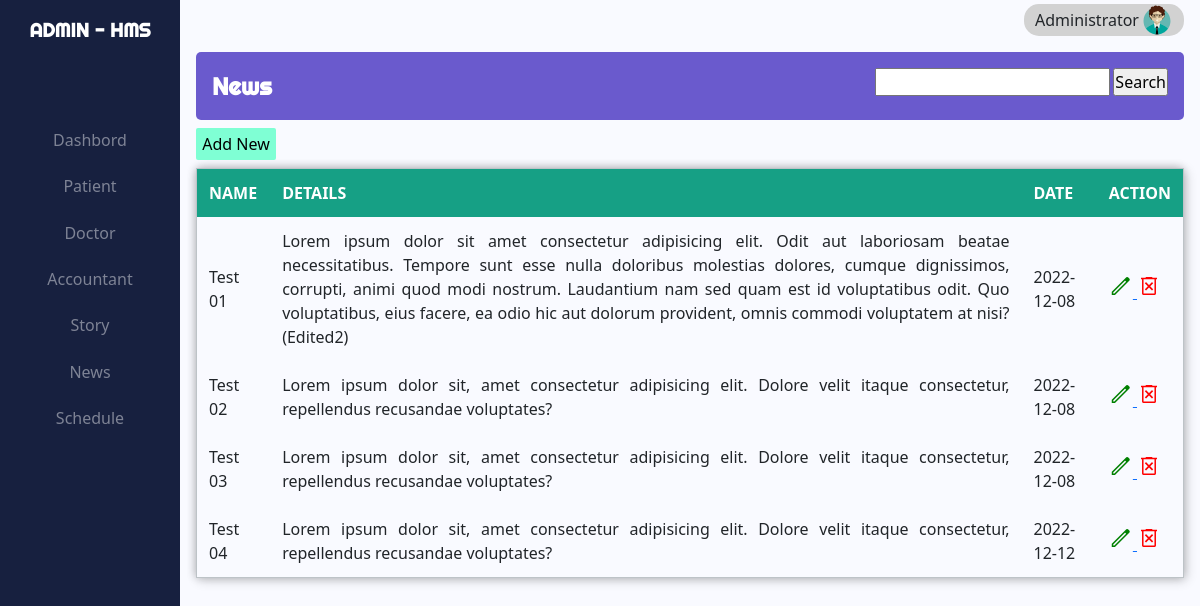
The app's page /hms/admin/admin_to_news.php (signed in) with its own data.
### tables this page shows
CREATE TABLE `news` (
  `new_name` varchar(150) NOT NULL,
  `details` varchar(2000) DEFAULT NULL,
  `new_image` varchar(50) DEFAULT NULL,
  `adm_id` int(4) DEFAULT NULL,
  `new_date` date DEFAULT NULL
);

### hms/admin/admin_to_news.php (the view, shortened to what this page needs)
<?php
    include '../utility/admin_template.php';
    if (!isset($_REQUEST["search"])) {
        $sql = "SELECT * FROM news";
        $story = mysqli_query($conn, $sql);
    }
    else {
        $value = $_REQUEST["search_val"];
        $sql = "SELECT * FROM news WHERE new_name LIKE '%$value%'";
        $story = mysqli_query($conn, $sql);
    }
?>
<head>
    <link rel="stylesheet" href="../css/admin/admin_to_patient.css">
    <link rel="stylesheet" href="../css/admin/admin_to_doctor.css">
</head>
<body>
            <div class="top-bar">
                <div class="top-bar-text">News</div>
                <div class="search_bar">
                    <form action="" method="post">
                        <input type="search" name="search_val">
                        <input class="button" type="submit" value="Search" name="search">
                    </form>
                </div>
            </div>
            <button class="btn_wrapper">
                <div class="add">Add New</div>
            </button>
            <table action="" method="post">
                <thead>
                    <tr id="header">
                    <th scope="col">NAME</th>
                    <th scope="col">DETAILS</th>
                    <th scope="col">DATE</th>
                    <th scope="col">ACTION</th>
                    </tr>
                </thead>
                <tbody>
                    <?php while ($row = mysqli_fetch_array($story, MYSQLI_ASSOC)) {?>
                    <tr>
                    <td><?php echo $row["new_name"] ?></td>
                    <td><?php echo $row["details"] ?></td>
                    <td><?php echo $row["new_date"] ?></td>
                    <td class="">
                    <a href="./action/update_news.php?news_name=<?php echo $row["new_name"] ?>">
                    <button class="button_update" name="update"><span class="material-symbols-outlined">edit</span></button>
                    </a>
                    <a href="./action/delete_news_story.php?type=news&name=<?php echo $row["new_name"] ?>" ><button class="button_delete" name="delete"><span class="material-symbols-outlined">delete_forever</span></button></a>
                    </td>
                    </tr>
                    <?php } ?>
                </tbody>
            </table>
</body>
</html>

### hms/css/admin/admin.css (style rules this page uses)
* { margin: 0; padding: 0; box-sizing: border-box; }

### hms/css/admin/admin_to_patient.css (style rules this page uses)
.material-symbols-outlined { font-variation-settings: 'FILL' 0, 'wght' 400, 'GRAD' 0, 'opsz' 48 }
.top-bar { display: flex; justify-content: space-between; width: 100%; padding: 1rem; margin-top: 1rem; border-radius: 5px; background-color: slateblue; }
.top-bar-text { color: white; font-size: 1.5rem; font-weight: bold; font-family: 'Righteous', cursive; }
.search_bar > form { display: flex; justify-content: center; }
form > .button { margin-left: 0.2rem; }
button { background: none; border: none; }
.button_delete { color: red; }
.button_update { color: green; }
table { margin-top: 1rem!important; border-collapse: collapse; border: 1px solid #bdc3c7; border-radius: 5px 5px 0 0; box-shadow: 2px 2px 12px rgba(0, 0, 0, 0.2), -1px -1px 8px rgba(0, 0, 0, 0.2); width: 100%; }
tr { transition: all .2s ease-in; }
th, td { padding: 12px; text-align: justify; }
#header { background-color: #16a085; color: #fff; }

### hms/css/admin/admin_to_doctor.css (style rules this page uses)
.btn_wrapper { display: flex; justify-content: right; }
.add { margin: 0.5rem 0; width: 5rem; background-color: aquamarine; border-radius: 2px; padding: 4px 0; }
table { margin-top: 0 !important; }

### records on screen
news: new_name "Test 01", details "Lorem ipsum dolor sit amet consectetur adipisicing elit. Odit aut laboriosam beatae necessitatibus. Tempore sunt esse nulla doloribus molestias dolores, cumque dignissimos, corrupti, animi quod modi nostrum. Laudantium nam sed quam est id voluptatibus odit. Quo voluptatibus, eius facere, ea odio hic aut dolorum provident, omnis commodi voluptatem at nisi?(Edited2)", new_date "2022-12-08"
news: new_name "Test 02", details "Lorem ipsum dolor sit, amet consectetur adipisicing elit. Dolore velit itaque consectetur, repellendus recusandae voluptates?", new_date "2022-12-08"
news: new_name "Test 03", details "Lorem ipsum dolor sit, amet consectetur adipisicing elit. Dolore velit itaque consectetur, repellendus recusandae voluptates?", new_date "2022-12-08"
news: new_name "Test 04", details "Lorem ipsum dolor sit, amet consectetur adipisicing elit. Dolore velit itaque consectetur, repellendus recusandae voluptates?", new_date "2022-12-12"
